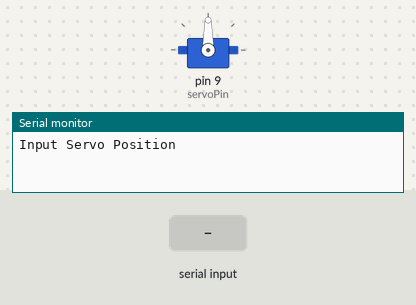
Recording of a sketch running on a simulated Arduino Uno, built with avr-gcc and run on an emulated ATmega328P. Shown: servo, the last lines printed to the serial monitor. The inputs (shaded band) are chosen by the test bench.

Above: at 1.2 s.
1.3 s: "30,150\n" received over Serial
At 3.6 s:
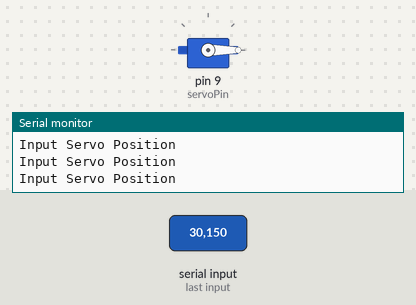
3.9 s: "90,45\n" received over Serial
At 4.4 s:
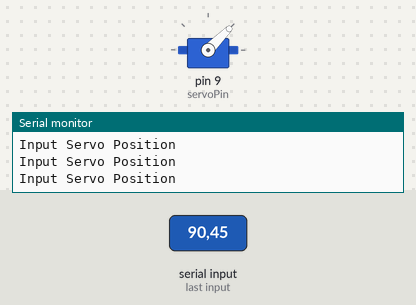
6.5 s: "200\n" received over Serial
At 6.9 s:
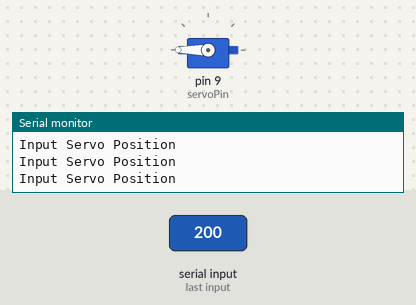
Timing chart, 0 to 9.5 s (numbered marks = the images above; inputs shaded):
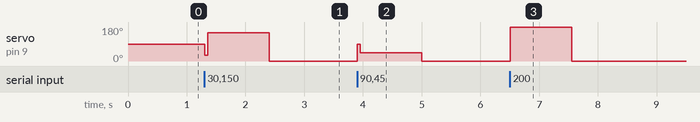

The sketch:

Servo_Control_2.ino
```cpp
#include <Servo.h>
Servo myServo;
int servoPin = 9;
int servoPos = 90;

void setup() {
  // put your setup code here, to run once:
  Serial.begin(9600);
  myServo.attach(servoPin);
}

void loop() {
  // put your main code here, to run repeatedly:
  Serial.println("Input Servo Position");
  while (Serial.available() == 0) {
  }
  servoPos = Serial.parseInt();
  myServo.write(servoPos);
  delay(50);
}
```

Measured:
- after the input at 1.3 s, servo on pin 9 (servoPin): 90° → 150° at once, → 0° 1.1 s later
- after the input at 3.9 s, servo on pin 9 (servoPin): 0° → 45° at once, → 0° 1.1 s later
- after the input at 6.5 s, servo on pin 9 (servoPin): 0° → 180° at once, → 0° 1.0 s later
